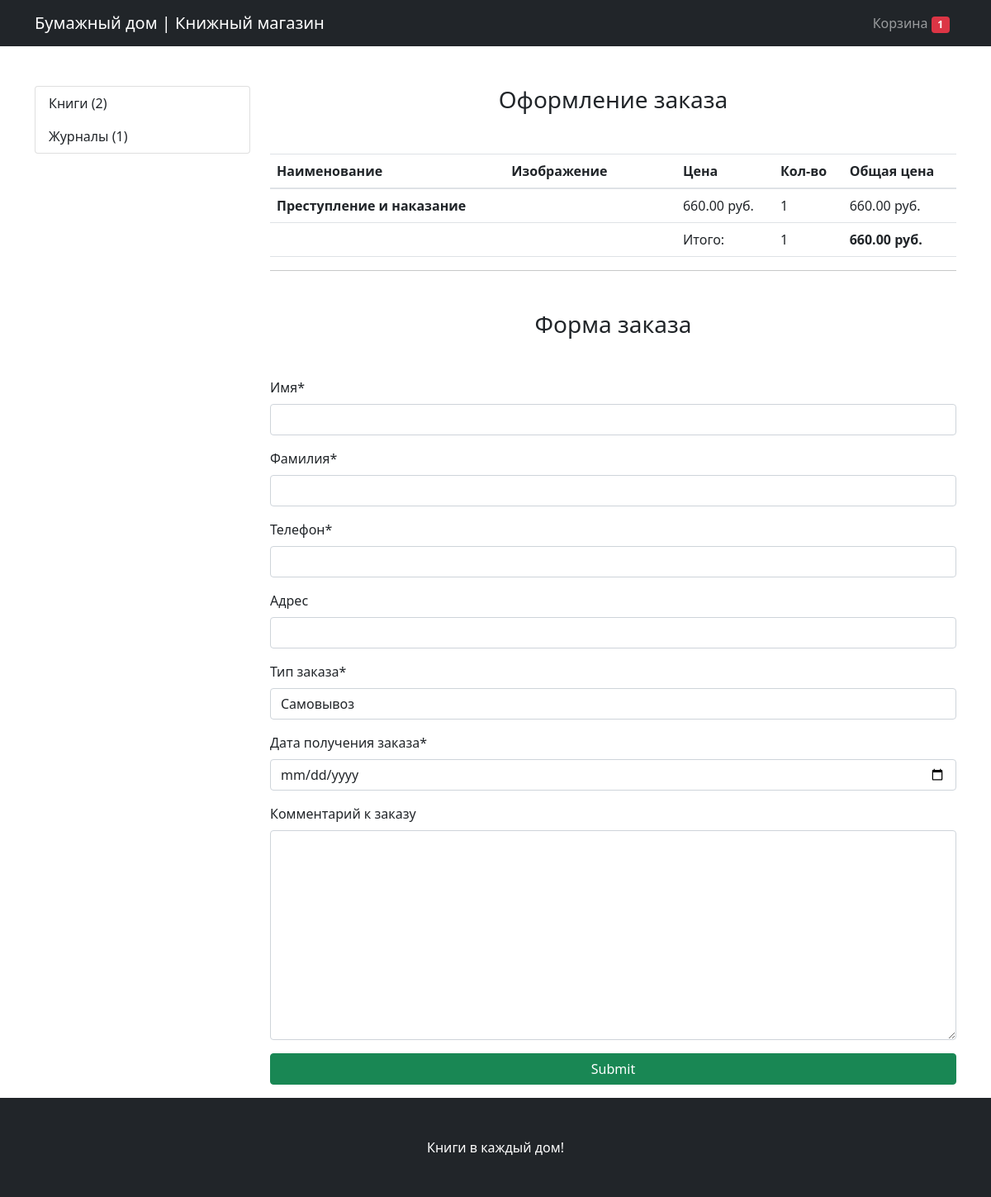
/checkout/ (signed in), run on an earlier commit of the app's database.
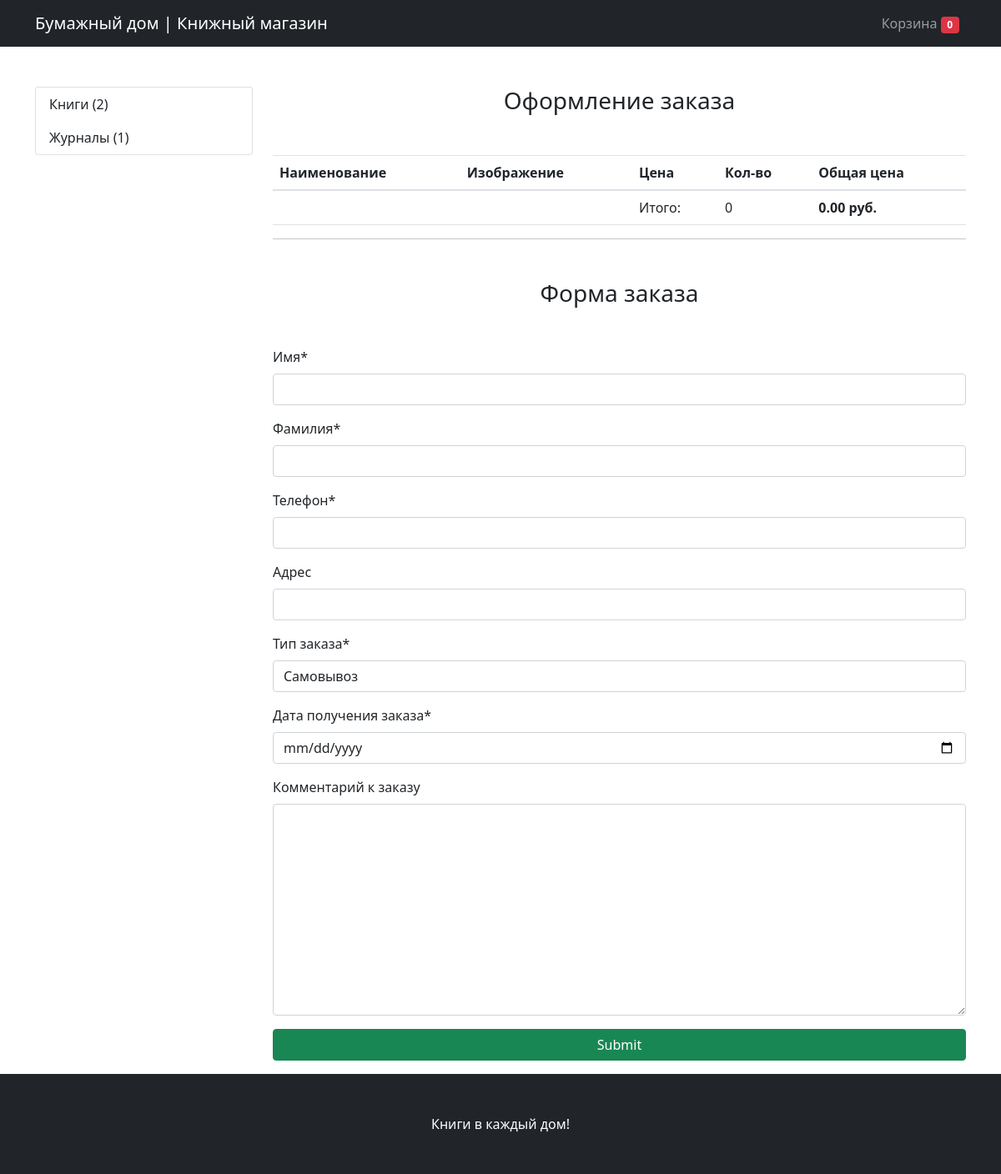
And on a later commit of the database.
### mainapp/models.py (models this page shows, shortened)
class Cart(models.Model):
    owner = models.ForeignKey('Customer', null=True, verbose_name='Владелец', on_delete=models.CASCADE)
    products = models.ManyToManyField(CartProduct, blank=True, related_name='related_cart')
    total_products = models.PositiveIntegerField(default=0)
    final_price = models.DecimalField(max_digits=9, default=0, decimal_places=2, verbose_name='Общая цена')
    in_order = models.BooleanField(default=False)
    for_anonymous_user = models.BooleanField(default=False)

class Category(models.Model):
    name = models.CharField(max_length=255, verbose_name='Наименование категории')
    slug = models.SlugField(unique=True)
    objects = CategoryManager()
    def get_absolute_url(self):
        return reverse('category_detail', kwargs={'slug': self.slug})

class CartProduct(models.Model):
    user = models.ForeignKey('Customer', verbose_name='Покупатель', on_delete=models.CASCADE)
    cart = models.ForeignKey('Cart', verbose_name='Корзина', on_delete=models.CASCADE, related_name='related_products')
    content_type = models.ForeignKey(ContentType, on_delete=models.CASCADE)
    object_id = models.PositiveIntegerField()
    content_object = GenericForeignKey('content_type', 'object_id')
    qty = models.PositiveIntegerField(default=1)
    final_price = models.DecimalField(max_digits=9, decimal_places=2, verbose_name='Общая цена')

class Product(models.Model):
    class Meta:
        abstract = True
    category = models.ForeignKey(Category, verbose_name='Категория', on_delete=models.CASCADE)
    title = models.CharField(max_length=255, verbose_name='Наименование товара')
    slug = models.SlugField(unique=True)
    image = models.ImageField(verbose_name='Изображение')
    description = models.TextField(verbose_name='Описание', null=True)
    price = models.DecimalField(max_digits=9, decimal_places=2, verbose_name='Цена')

class Book(Product):
    publisher = models.ForeignKey(Publisher, on_delete=models.CASCADE, verbose_name='Издательство', null=True)
    creationdate = models.DateField(default=datetime.now)
    author = models.ForeignKey(Author, verbose_name='Автор', on_delete=models.CASCADE, null=True)

### mainapp/views.py (the view)
# urls.py: path('checkout/', CheckoutView.as_view(), name='checkout'),
class CheckoutView(CartMixin, View):
    def get(self, request, *args, **kwargs):
        categories = Category.objects.get_categories_for_left_sidebar()
        form = OrderForm(request.POST or None)
        context = {
            'cart': self.cart,
            'categories': categories,
            'form': form
        }
        return render(request, 'checkout.html', context)

### mainapp/forms.py
class OrderForm(forms.ModelForm):
    def __init__(self, *args, **kwargs):
        super().__init__(*args, **kwargs)
        self.fields['order_date'].label = 'Дата получения заказа'
    order_date = forms.DateField(widget=forms.TextInput(attrs={'type': 'date'}))
    class Meta:
        model = Order
        fields = (
            'first_name', 'last_name', 'phone', 'address', 'buying_type', 'order_date', 'comment'
        )

### mainapp/mixins.py (called while the page is built)
    def dispatch(self, request, *args, **kwargs):
        if request.user.is_authenticated:
            customer = Customer.objects.filter(user=request.user).first()
            if not customer:
                customer = Customer.objects.create(
                    user=request.user
                )
            cart = Cart.objects.filter(owner=customer, in_order=False).first()
            if not cart:
                cart = Cart.objects.create(owner=customer)
        else:
            cart = Cart.objects.filter(for_anonymous_user=True).first()
            if not cart:
                cart = Cart.objects.create(for_anonymous_user=True)
        self.cart = cart
        return super().dispatch(request, *args, **kwargs)

### mainapp/templates/checkout.html (shortened to what this page needs)
{% extends 'base.html' %}
{% load crispy_forms_filters %}
{% load crispy_forms_tags %}
{% block content %}
<h3 class="text-center mt-5 mb-5">Оформление заказа</h3>
<table class="table">
  <thead>
    <tr>
      <th scope="col">Наименование</th>
      <th scope="col">Изображение</th>
      <th scope="col">Цена</th>
      <th scope="col">Кол-во</th>
        <th scope="col">Общая цена</th>
    </tr>
  </thead>
  <tbody>
    {% for item in cart.products.all %}
        <tr>
          <th scope="row">{{ item.content_object.title }}</th>
          <td class="w-25"><img src="{{ item.content_object.image.url }}" class="img-fluid" alt=""></td>
          <td>{{ item.content_object.price }} руб.</td>
          <td>{{ item.qty }}</td>
            <td>{{ item.final_price }} руб.</td>
        </tr>
    {% endfor %}
        <tr>
          <td colspan="2"></td>
          <td>Итого:</td>
          <td>{{ cart.total_products }}</td>
          <td><strong>{{ cart.final_price }} руб.</strong></td>
        </tr>
  </tbody>
</table>
<hr>
<h3 class="text-center mt-5 mb-5">Форма заказа</h3>
<form action="{% url 'make_order' %}" method="POST">
  {{ form|crispy }}
  <input type="submit" class="btn btn-success btn-block mb-3" values="Оформить заказ">
</form>
{% endblock content %}

### mainapp/templates/base.html (shortened to what this page needs)
{% load static %}
<!DOCTYPE html>
<html lang="en">
<head>
  <link rel="stylesheet" href="https://maxcdn.bootstrapcdn.com/bootstrap/4.0.0/css/bootstrap.min.css">
  <link href="css/shop-homepage.css" rel="stylesheet">
</head>
<body>
  <nav class="navbar navbar-expand-lg navbar-dark bg-dark fixed-top">
    <div class="container">
      <a class="navbar-brand" href="{% url 'base' %}">Бумажный дом | Книжный магазин</a>
      <div class="collapse navbar-collapse" id="navbarResponsive">
        <ul class="navbar-nav ml-auto">
          <li class="nav-item">
            <a class="nav-link" href="{% url 'cart' %}">Корзина <span class="badge badge-pill badge-danger">{{ cart.products.count }}</span></a>
          </li>
        </ul>
      </div>
    </div>
  </nav>
  <div class="container">
    <div class="row">
      <div class="col-lg-3 mt-5">
        <div class="list-group">
          {% for category in categories %}
          <a href="{{ category.url }}" class="list-group-item">{{ category.name }} ({{ category.count }})</a>
          {% endfor %}
        </div>
      </div>
      <div class="col-lg-9">
        {% block content %}{% endblock content %}
      </div>
    </div>
  </div>
  <footer class="py-5 bg-dark">
    <div class="container">
      <p class="m-0 text-center text-white">Книги в каждый дом!</p>
    </div>
  </footer>
</body>
</html>

What changed in the data, as far as the page shows it:
no longer on this page (row edited): Cart: products.count "1", total_products "1", final_price "660.00"
no longer on this page (row edited): CartProduct: content_object "Преступление и наказание", content_object.price "660.00", qty "1", final_price "660.00"
added Cart: products.count "0", total_products "0", final_price "0.00"
